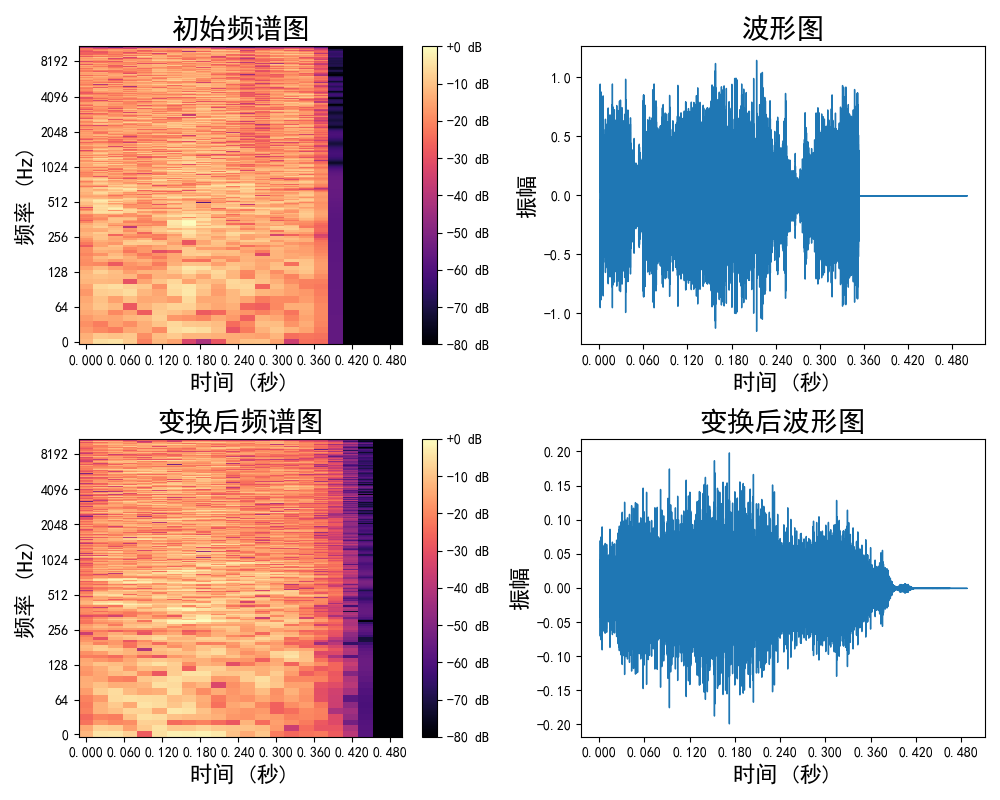

Write Python code to recreate this figure.
import numpy as np
import matplotlib.pyplot as plt
import librosa.display

plt.rcParams['font.sans-serif'] = ['SimHei']
plt.rcParams['axes.unicode_minus'] = False
# 载入双声道音频文件
audio_file = '375milk_1_1s.wav'
y, sr = librosa.load(audio_file, mono=False)

# 合并为单声道
y_mono = librosa.to_mono(y)

# 计算短时傅里叶变换
n_fft = 2048
hop_length = 512
S = np.abs(librosa.stft(y_mono, n_fft=n_fft, hop_length=hop_length))

# 绘制初始频谱图
plt.figure(figsize=(10, 4))
librosa.display.specshow(librosa.amplitude_to_db(S, ref=np.max), y_axis='log', x_axis='time')
plt.title('初始频谱图', fontsize=20)
plt.xlabel('时间 (秒)', fontsize=16)
plt.ylabel('频率 (Hz)', fontsize=16)
plt.colorbar(format='%+2.0f dB')
plt.tight_layout()
plt.show()

# 绘制波形图
plt.figure(figsize=(10, 4))
librosa.display.waveshow(y_mono, sr=sr)
plt.title('波形图', fontsize=20)
plt.xlabel('时间 (秒)', fontsize=16)
plt.ylabel('振幅', fontsize=16)
plt.tight_layout()
plt.show()

# 计算逆短时傅里叶变换并绘制变换后的频谱图
y_inv = librosa.istft(S, hop_length=hop_length)
S_inv = np.abs(librosa.stft(y_inv, n_fft=n_fft, hop_length=hop_length))

plt.figure(figsize=(10, 8))
plt.subplot(2, 2, 1)
librosa.display.specshow(librosa.amplitude_to_db(S, ref=np.max), y_axis='log', x_axis='time')
plt.title('初始频谱图', fontsize=20)
plt.xlabel('时间 (秒)', fontsize=16)
plt.ylabel('频率 (Hz)', fontsize=16)
plt.colorbar(format='%+2.0f dB')

plt.subplot(2, 2, 2)
librosa.display.waveshow(y_mono, sr=sr)
plt.title('波形图', fontsize=20)
plt.xlabel('时间 (秒)', fontsize=16)
plt.ylabel('振幅', fontsize=16)

plt.subplot(2, 2, 3)
librosa.display.specshow(librosa.amplitude_to_db(S_inv, ref=np.max), y_axis='log', x_axis='time')
plt.title('变换后频谱图', fontsize=20)
plt.xlabel('时间 (秒)', fontsize=16)
plt.ylabel('频率 (Hz)', fontsize=16)
plt.colorbar(format='%+2.0f dB')

plt.subplot(2, 2, 4)
librosa.display.waveshow(y_inv, sr=sr)
plt.title('变换后波形图', fontsize=20)
plt.xlabel('时间 (秒)', fontsize=16)
plt.ylabel('振幅', fontsize=16)

plt.tight_layout()
plt.savefig('stft.png')
plt.show()